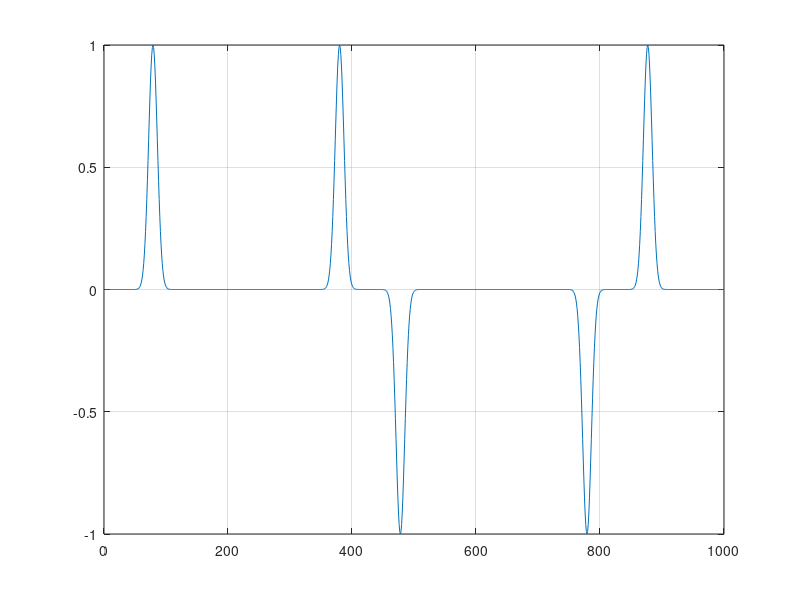

Write MATLAB code to recreate this figure.
%% Одномерный FDTD. Версия 1.0
clear

% Волновое сопротивление свободного пространства
W0 = 120 * pi;

% Время расчета в отсчетах
maxTime = 1000;

% Размер области моделирования в отсчетах
maxSize = 200;

% Положение датчика, регистрирующего поля
probePos = 50;

% Начальные условия
Ez = zeros (1, maxSize);
Hy = zeros (size (Ez));

% Поле, зарегистрированное в датчике в зависимости от времени
probeTimeEz = zeros (1, maxTime);

for t = 1: maxTime
    % Расчет компоненты поля H
    for m = 1: maxSize - 1
        % До этой строки Hy(n) хранит значение компоненты Hy
        % за предыдущий момент времени
        Hy(m) = Hy(m) + (Ez(m + 1) - Ez(m)) / W0;
    end
    
    % Расчет компоненты поля E
    for m = 2: maxSize
        % До этой строки Ez(n) хранит значение компоненты Ez
        % за предыдущий момент времени
        Ez(m) = Ez(m) + (Hy(m) - Hy(m - 1)) * W0;
    end
    
    % Источник возбуждения
    Ez(1) = exp (-(t - 30.0) ^ 2 / 100.0);
    
    % Регистрация поля в точке
    probeTimeEz(t) = Ez(probePos);
end

figure
plot (probeTimeEz)
grid on
